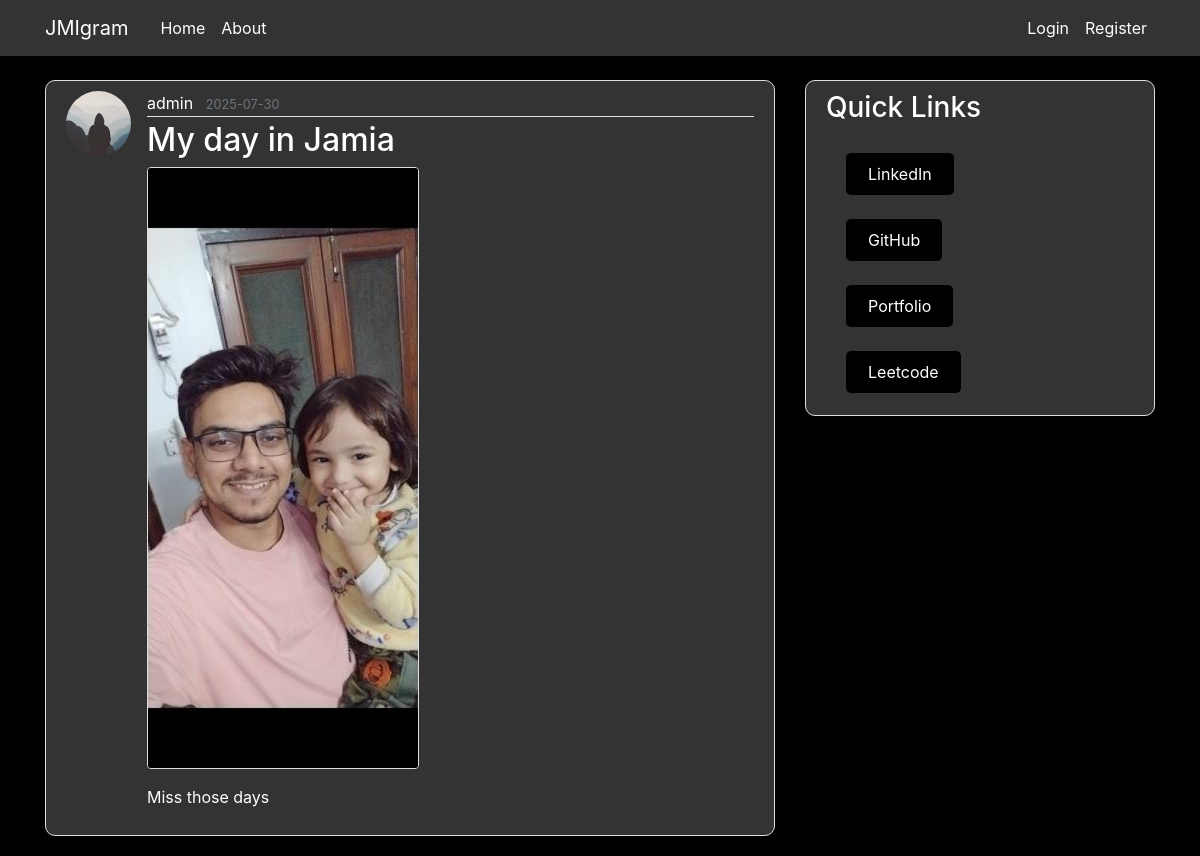
Screenshot of /post/2 with the database file from the repository.
### flaskblog/models.py (models this page shows, shortened)
class User(db.Model, UserMixin):
    id = db.Column(db.Integer, primary_key=True)
    username = db.Column(db.String(20), unique=True, nullable=False)
    email = db.Column(db.String(120), unique=True, nullable=False)
    image_file = db.Column(db.String(20), nullable=False, default='default.jpg')
    password = db.Column(db.String(60), nullable=False)
    is_admin = db.Column(db.Boolean, default=False)  # <-- Add this
    role=db.Column(db.String(30),default="Student")
    posts = db.relationship('Post', backref='author', lazy=True)

class Post(db.Model):
    id = db.Column(db.Integer, primary_key=True)
    is_under_review = db.Column(db.Boolean, default=False)
    title = db.Column(db.String(100), nullable=False)
    content = db.Column(db.Text, nullable=True)  # Text post
    image_file = db.Column(db.String(120), nullable=True)  # Optional image
    date_posted = db.Column(db.DateTime, nullable=False, default=datetime.utcnow)
    user_id = db.Column(db.Integer, db.ForeignKey('user.id'), nullable=False)

### flaskblog/routes.py (the view)
@app.route("/post/<int:post_id>")
def post(post_id):
    post = Post.query.get_or_404(post_id)
    if post.is_under_review and not (current_user.is_authenticated and (current_user.is_admin or current_user.role == 'Police')):
        abort(404)
    form = EmptyForm()
    return render_template('post.html', title=post.title, post=post, form=form)

### flaskblog/templates/post.html (shortened to what this page needs)
{% extends "layout.html" %}
{% block content %}
  <article class="media content-section">
    <img class="rounded-circle article-img"
         src="{{ url_for('static', filename='profile_pic/' + post.author.image_file) }}">
    <div class="media-body">
      <div class="article-metadata">
        <a class="mr-2"
           href="{{url_for('user_posts',username=post.author.username)}}">
          {{ post.author.username }}
        </a>
        <small class="text-muted">{{ post.date_posted.strftime('%Y-%m-%d') }}</small>
      </div>
      <h2 class="article-title">{{ post.title }}</h2>
      {% if post.image_file %}
        <div class="mb-3">
          <img src="{{ url_for('static', filename='post_images/' + post.image_file) }}"
               class="img-fluid rounded" alt="Post image"
               style="max-width: 100%; height: auto; border: 1px solid #ddd;">
        </div>
      {% endif %}
      {% if post.content %}
        <p class="article-content" style="color:white">{{ post.content }}</p>
      {% endif %}
    </div>
  </article>
{% endblock content %}

### flaskblog/static/main.css (style rules this page uses)
body { background: #fafafa; color: #333333; margin-top: 5rem; }
h1, h2, h3, h4, h5, h6 { color: #444444; }
.content-section { background: #ffffff; padding: 10px 20px; border: 1px solid #dddddd; border-radius: 3px; margin-bottom: 20px; }
.article-title { color: white; }
.article-content { white-space: pre-line; }
.article-img { height: 65px; width: 65px; margin-right: 16px; }
.article-metadata { padding-bottom: 1px; margin-bottom: 4px; border-bottom: 1px solid #e3e3e3 }
.content-section { border-radius: 10px; background-color: #333; }

### flaskblog/templates/layout.html (style rules this page uses)
label, .form-control, .form-check-label, .form-check-input, .btn, small, a { color: white !important; }

### rows the page displays
User: image_file (placeholder picture), author.username "admin"
Post: date_posted "2025-07-30", title "My day in Jamia", image_file (picture), content "Miss those days"
